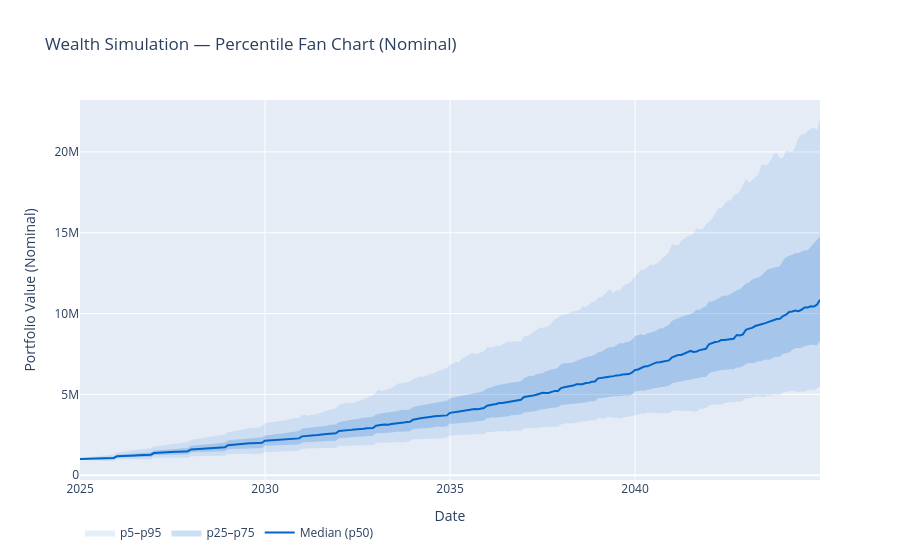

The notebook cell this image was saved under:
### Code cell
# Nominal fan chart — future dollars, x-axis shows calendar dates
sim_nominal.plot().show()

### Figure 1 — Plotly figure (JSON) as saved in the notebook; plotly's stock layout.template omitted (floating-point values rounded to 4 significant figures; data arrays with more than 128 entries replaced by an {"elided": "..."} marker saying what was removed)
{"data": [{"fill": "toself", "fillcolor": "rgba(0, 100, 200, 0.1)", "hoverinfo": "skip", "line": {"color": "rgba(255,255,255,0)"}, "name": "p5–p95", "type": "scatter", "x": {"elided": "482 str values"}, "y": {"elided": "482 float values"}}, {"fill": "toself", "fillcolor": "rgba(0, 100, 200, 0.2)", "hoverinfo": "skip", "line": {"color": "rgba(255,255,255,0)"}, "name": "p25–p75", "type": "scatter", "x": {"elided": "482 str values"}, "y": {"elided": "482 float values"}}, {"line": {"color": "rgb(0, 100, 200)", "width": 2}, "mode": "lines", "name": "Median (p50)", "type": "scatter", "x": {"elided": "241 str values"}, "y": {"elided": "241 float values"}}], "layout": {"legend": {"orientation": "h"}, "title": {"text": "Wealth Simulation — Percentile Fan Chart (Nominal)"}, "xaxis": {"title": {"text": "Date"}}, "yaxis": {"title": {"text": "Portfolio Value (Nominal)"}}}}
